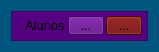
                   <widget class="QWidget" name="scrollAreaWidget_GRUPO">
                    <property name="geometry">
                     <rect>
                      <x>0</x>
                      <y>0</y>
                      <width>152</width>
                      <height>48</height>
                     </rect>
                    </property>
                    <property name="styleSheet">
                     <string notr="true">background-color: rgb(0, 85, 127);</string>
                    </property>
                    <layout class="QVBoxLayout" name="verticalLayout_8">
                     <item>
                      <widget class="QFrame" name="frame_lista">
                       <property name="minimumSize">
                        <size>
                         <width>0</width>
                         <height>30</height>
                        </size>
                       </property>
                       <property name="maximumSize">
                        <size>
                         <width>16777215</width>
                         <height>30</height>
                        </size>
                       </property>
                       <property name="styleSheet">
                        <string notr="true">background-color: rgb(85, 0, 127);</string>
                       </property>
                       <property name="frameShape">
                        <enum>QFrame::Shape::StyledPanel</enum>
                       </property>
                       <property name="frameShadow">
                        <enum>QFrame::Shadow::Raised</enum>
                       </property>
                       <property name="lineWidth">
                        <number>1</number>
                       </property>
                       <layout class="QHBoxLayout" name="horizontalLayout_9">
                        <property name="spacing">
                         <number>0</number>
                        </property>
                        <property name="leftMargin">
                         <number>0</number>
                        </property>
                        <property name="topMargin">
                         <number>0</number>
                        </property>
                        <property name="rightMargin">
                         <number>0</number>
                        </property>
                        <property name="bottomMargin">
                         <number>0</number>
                        </property>
                        <item alignment="Qt::AlignmentFlag::AlignLeft">
                         <widget class="QLabel" name="label_name_grupo">
                          <property name="minimumSize">
                           <size>
                            <width>0</width>
                            <height>0</height>
                           </size>
                          </property>
                          <property name="styleSheet">
                           <string notr="true">margin-left: 10px;</string>
                          </property>
                          <property name="text">
                           <string>&lt;html&gt;&lt;head/&gt;&lt;body&gt;&lt;p&gt;&lt;span style=&quot; font-size:10pt;&quot;&gt;Alunos&lt;/span&gt;&lt;/p&gt;&lt;/body&gt;&lt;/html&gt;</string>
                          </property>
                         </widget>
                        </item>
                        <item>
                         <widget class="QToolButton" name="toolButton_editar_grupo">
                          <property name="cursor">
                           <cursorShape>PointingHandCursor</cursorShape>
                          </property>
                          <property name="styleSheet">
                           <string notr="true">QToolButton{
	padding-right: 15px;
	margin-right: 2px;
}
</string>
                          </property>
                          <property name="text">
                           <string>...</string>
                          </property>
                          <property name="icon">
                           <iconset theme="mail-message-new"/>
                          </property>
                         </widget>
                        </item>
                        <item>
                         <widget class="QToolButton" name="toolButton_excluir_grupo">
                          <property name="cursor">
                           <cursorShape>PointingHandCursor</cursorShape>
                          </property>
                          <property name="styleSheet">
                           <string notr="true">
QToolButton{
	padding-right: 15px;
	margin-right: 5px;
	background-color: rgb(107, 0, 0);


}

QToolButton::hover{
	background-color: rgb(200, 0, 0);
}

QToolButton::pressed{
	background-color: rgb(100, 0, 0);

}</string>
                          </property>
                          <property name="text">
                           <string>...</string>
                          </property>
                          <property name="icon">
                           <iconset theme="user-trash"/>
                          </property>
                         </widget>
                        </item>
                       </layout>
                      </widget>
                     </item>
                    </layout>
                   </widget>
